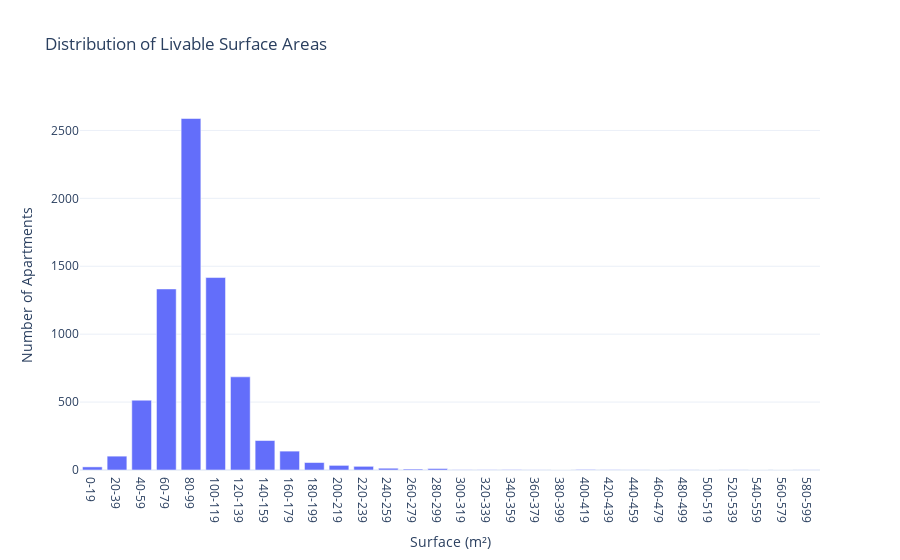

Source (notebook cell):
### Markdown cell above
## Distribution of livable surface

### Code cell
import pandas as pd
import plotly.express as px

#Create bins for livable surface ---
bins = range(0, int(apartments["Livable surface"].max()) + 20, 20)  # 0-20, 20-40, ...
labels = [f"{b}-{b+19}" for b in bins[:-1]]
apartments["surface_bin"] = pd.cut(apartments["Livable surface"], bins=bins, labels=labels)

# --- Count how many apartments fall in each bin ---
surface_counts = apartments["surface_bin"].value_counts().sort_index()

# --- Plot bar chart ---
fig = px.bar(
    x=surface_counts.index,
    y=surface_counts.values,
    title="Distribution of Livable Surface Areas",
    labels={"x": "Surface (m²)", "y": "Number of Apartments"},
    template="plotly_white"
)

fig.show()

### Figure 1 — Plotly figure (JSON) as saved in the notebook; plotly's stock layout.template omitted (floating-point values rounded to 4 significant figures)
{"data": [{"hovertemplate": "Surface (m²)=%{x}<br>Number of Apartments=%{y}<extra></extra>", "legendgroup": "", "marker": {"color": "#636efa", "pattern": {"shape": ""}}, "name": "", "orientation": "v", "showlegend": false, "textposition": "auto", "type": "bar", "x": ["0-19", "20-39", "40-59", "60-79", "80-99", "100-119", "120-139", "140-159", "160-179", "180-199", "200-219", "220-239", "240-259", "260-279", "280-299", "300-319", "320-339", "340-359", "360-379", "380-399", "400-419", "420-439", "440-459", "460-479", "480-499", "500-519", "520-539", "540-559", "560-579", "580-599"], "xaxis": "x", "y": [23, 102, 514, 1333, 2588, 1417, 686, 217, 139, 55, 34, 27, 13, 7, 11, 2, 2, 3, 1, 0, 4, 2, 1, 0, 1, 0, 1, 0, 0, 1], "yaxis": "y"}], "layout": {"barmode": "relative", "legend": {"tracegroupgap": 0}, "title": {"text": "Distribution of Livable Surface Areas"}, "xaxis": {"anchor": "y", "domain": [0, 1], "title": {"text": "Surface (m²)"}}, "yaxis": {"anchor": "x", "domain": [0, 1], "title": {"text": "Number of Apartments"}}}}
